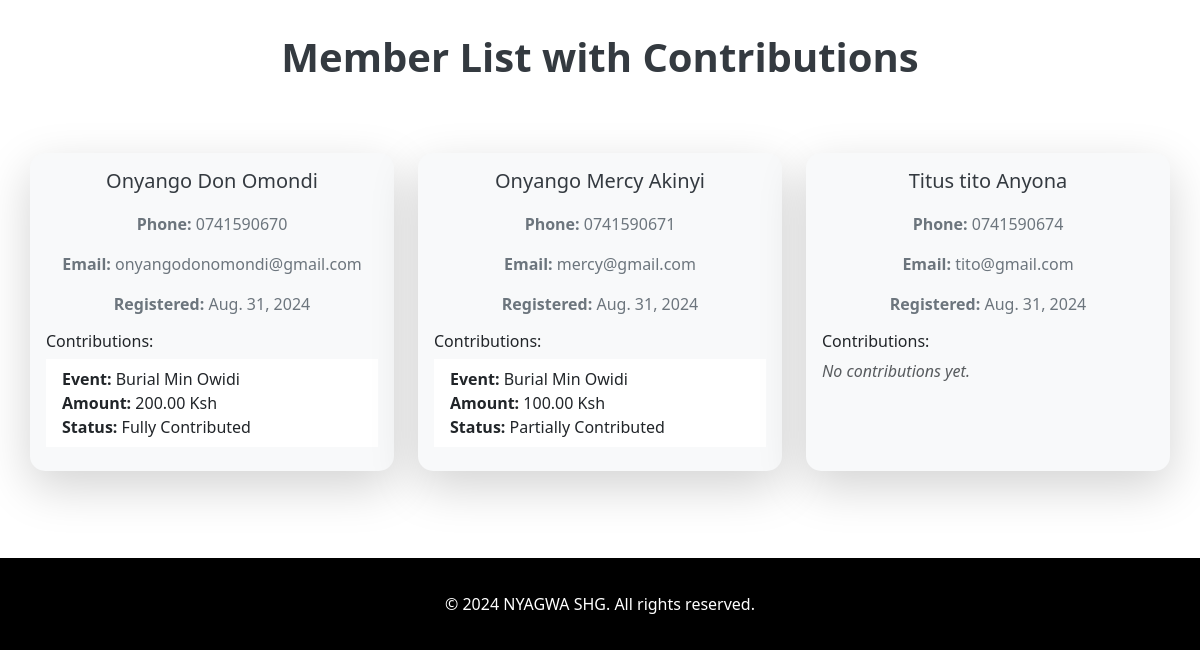
The app's page / (lower part), older data.
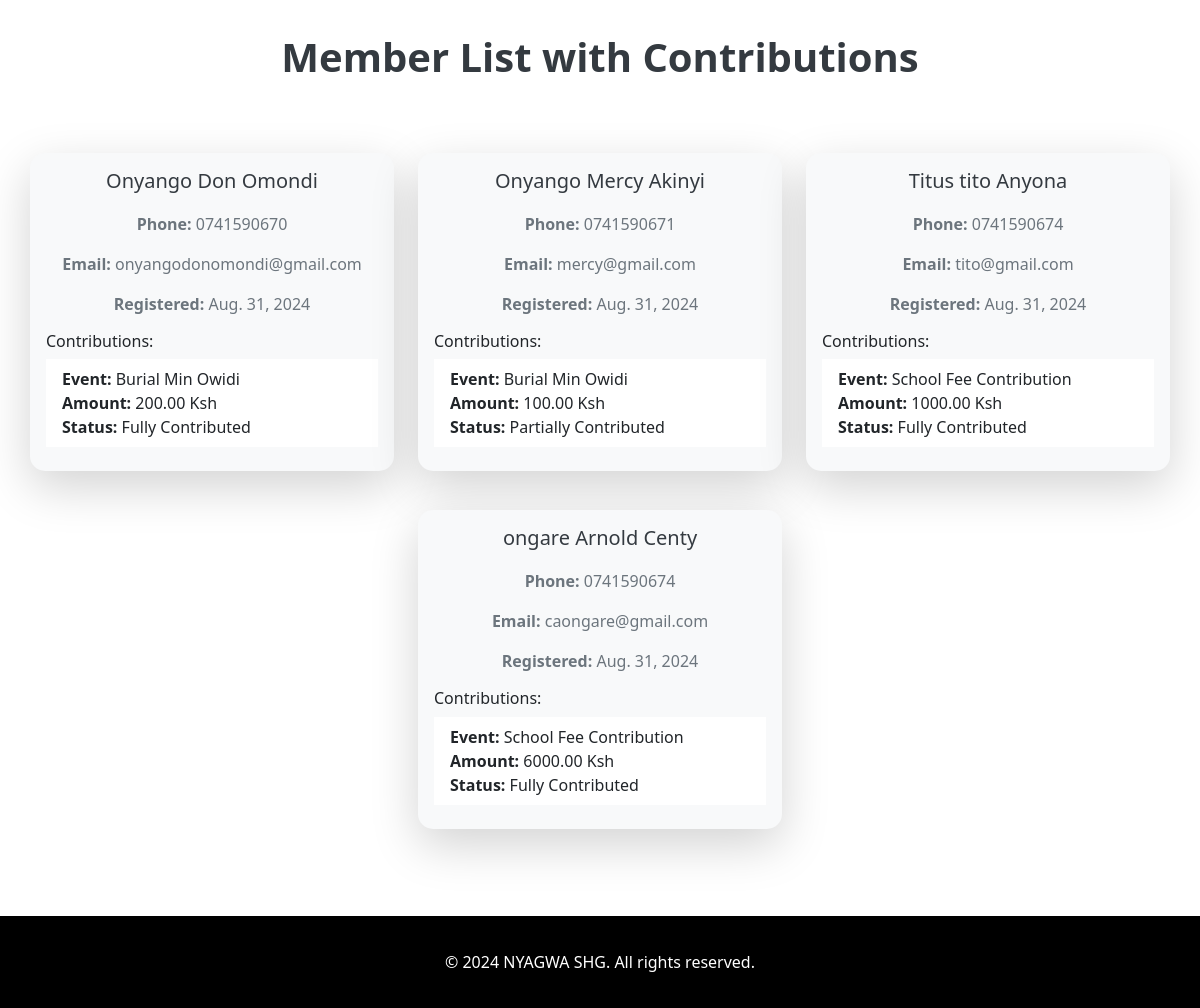
The same page, newer data.
### members/models.py (models this page shows, shortened)
class Member(models.Model):
    surname = models.CharField(max_length=100)
    first_name = models.CharField(max_length=100)
    last_name = models.CharField(max_length=100)
    phone_number = models.CharField(max_length=15)
    birthdate = models.DateField(null=True, blank=True)
    email = models.EmailField(null=True, blank=True)
    location_type = models.CharField(
        max_length=10,
        choices=[('village', 'Village'), ('town', 'Town')],
        default='Unknown'
    )
    town_name = models.CharField(max_length=100, null=True, blank=True)
    has_children = models.BooleanField(null=True, blank=True)
    number_of_children = models.PositiveIntegerField(null=True, blank=True)
    date_of_registration = models.DateField(default=date.today, editable=False, null=True)
    def age(self):
        if self.birthdate:
            today = date.today()
            return today.year - self.birthdate.year - ((today.month, today.day) < (self.birthdate.month, self.birthdate.day))
        return None
    age.short_description = 'Age'  # This gives a name to the column in the admin

class Contribution(models.Model):
    member = models.ForeignKey(Member, related_name='contributions', on_delete=models.CASCADE)
    event = models.ForeignKey(Event, related_name='contributions', on_delete=models.CASCADE)
    amount = models.DecimalField(max_digits=10, decimal_places=2)
    @property
    def category(self):
        if self.amount >= self.event.required_amount:
            return 'Fully Contributed'
        elif 0 < self.amount < self.event.required_amount:
            return 'Partially Contributed'
        else:
            return 'No Contribution'

class Event(models.Model):
    name = models.CharField(max_length=200)
    date = models.DateField()
    required_amount = models.DecimalField(max_digits=10, decimal_places=2, default=200.00)

### members/views.py (the view)
# urls.py: path('', views.home, name='home'),  # Root URL mapped to home view
def home(request):
    members = Member.objects.all()
    return render(request, 'home.html', {'members': members})

### members/templates/home.html (shortened to what this page needs)
{% extends 'base.html' %}
{% load static %}
{% block content %}
<br>
<br>
<h1 class="text-center mb-5">Member List with Contributions</h1>
<br>
<div class="container">
    <div class="row justify-content-center">
        {% for member in members %}
        <div class="col-lg-4 col-md-6 mb-4 d-flex align-items-stretch">
            <div class="card shadow-lg border-0 w-100">
                <div class="card-body">
                    <h5 class="card-title font-weight-bold">{{ member.surname }} {{ member.first_name }} {{ member.last_name }}</h5>
                    <p class="card-text"><strong>Phone:</strong> {{ member.phone_number }}</p>
                    <p class="card-text"><strong>Email:</strong> {{ member.email }}</p>
                    <p class="card-text"><strong>Registered:</strong> {{ member.date_of_registration }}</p>
                    <h6 class="mt-3">Contributions:</h6>
                    {% if member.contributions.exists %}
                    <ul class="list-group list-group-flush mb-2">
                        {% for contribution in member.contributions.all %}
                        <li class="list-group-item">
                            <strong>Event:</strong> {{ contribution.event.name }} <br>
                            <strong>Amount:</strong> {{ contribution.amount }} Ksh <br>
                            <strong>Status:</strong> {{ contribution.category }}
                        </li>
                        {% endfor %}
                    </ul>
                    {% else %}
                    <p class="text-muted">No contributions yet.</p>
                    {% endif %}
                </div>
            </div>
        </div>
        {% endfor %}
    </div>
</div>
<br>
<br>
{% endblock %}

Row changes from the older to the newer data that the page shows:
shown differently, row unchanged: Member "Titus": no longer shows "No contributions yet."
added Contribution: event.name "School Fee Contribution", amount "1000.00", category "Fully Contributed", shown under Member "Titus"
added Member: surname "ongare", first_name "Arnold", last_name "Centy", phone_number "0741590674", email "caongare@gmail.com", date_of_registration "Aug. 31, 2024"
added Contribution: event.name "School Fee Contribution", amount "6000.00", category "Fully Contributed", shown under "ongare"
